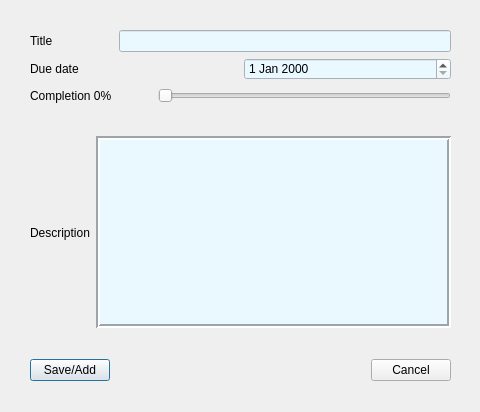
<?xml version="1.0" encoding="UTF-8"?>
<ui version="4.0">
 <class>AddTask</class>
 <widget class="QDialog" name="AddTask">
  <property name="geometry">
   <rect>
    <x>0</x>
    <y>0</y>
    <width>480</width>
    <height>412</height>
   </rect>
  </property>
  <property name="windowTitle">
   <string>Dialog</string>
  </property>
  <property name="styleSheet">
   <string notr="true"/>
  </property>
  <widget class="QWidget" name="layoutWidget">
   <property name="geometry">
    <rect>
     <x>30</x>
     <y>30</y>
     <width>421</width>
     <height>351</height>
    </rect>
   </property>
   <layout class="QVBoxLayout" name="verticalLayout">
    <item>
     <layout class="QHBoxLayout" name="horizontalLayout">
      <item>
       <widget class="QLabel" name="label">
        <property name="text">
         <string>Title</string>
        </property>
       </widget>
      </item>
      <item>
       <spacer name="horizontalSpacer_2">
        <property name="orientation">
         <enum>Qt::Horizontal</enum>
        </property>
        <property name="sizeType">
         <enum>QSizePolicy::Preferred</enum>
        </property>
        <property name="sizeHint" stdset="0">
         <size>
          <width>60</width>
          <height>20</height>
         </size>
        </property>
       </spacer>
      </item>
      <item>
       <widget class="QLineEdit" name="titleEdit">
        <property name="styleSheet">
         <string notr="true">background-color: rgb(234, 248, 255);</string>
        </property>
       </widget>
      </item>
     </layout>
    </item>
    <item>
     <layout class="QHBoxLayout" name="horizontalLayout_2">
      <item>
       <widget class="QLabel" name="label_2">
        <property name="text">
         <string>Due date</string>
        </property>
       </widget>
      </item>
      <item>
       <widget class="QDateEdit" name="dateEdit">
        <property name="styleSheet">
         <string notr="true">background-color: rgb(234, 248, 255);</string>
        </property>
        <property name="frame">
         <bool>true</bool>
        </property>
       </widget>
      </item>
     </layout>
    </item>
    <item>
     <layout class="QHBoxLayout" name="horizontalLayout_3">
      <item>
       <widget class="QLabel" name="lblCompletion">
        <property name="text">
         <string>Completion 0%</string>
        </property>
       </widget>
      </item>
      <item>
       <spacer name="horizontalSpacer_3">
        <property name="orientation">
         <enum>Qt::Horizontal</enum>
        </property>
        <property name="sizeType">
         <enum>QSizePolicy::Preferred</enum>
        </property>
        <property name="sizeHint" stdset="0">
         <size>
          <width>40</width>
          <height>20</height>
         </size>
        </property>
       </spacer>
      </item>
      <item>
       <widget class="QSlider" name="completionSlider">
        <property name="styleSheet">
         <string notr="true">font: 9pt &quot;MS Shell Dlg 2&quot;;</string>
        </property>
        <property name="orientation">
         <enum>Qt::Horizontal</enum>
        </property>
       </widget>
      </item>
     </layout>
    </item>
    <item>
     <layout class="QHBoxLayout" name="horizontalLayout_4">
      <item>
       <widget class="QLabel" name="label_4">
        <property name="lineWidth">
         <number>2</number>
        </property>
        <property name="text">
         <string>Description</string>
        </property>
       </widget>
      </item>
      <item alignment="Qt::AlignVCenter">
       <widget class="QPlainTextEdit" name="plainTextEdit">
        <property name="styleSheet">
         <string notr="true">background-color: rgb(234, 248, 255);</string>
        </property>
        <property name="frameShape">
         <enum>QFrame::Box</enum>
        </property>
        <property name="lineWidth">
         <number>2</number>
        </property>
       </widget>
      </item>
     </layout>
    </item>
    <item>
     <layout class="QHBoxLayout" name="horizontalLayout_5">
      <item>
       <widget class="QPushButton" name="saveAddbtn">
        <property name="styleSheet">
         <string notr="true"/>
        </property>
        <property name="text">
         <string>Save/Add</string>
        </property>
       </widget>
      </item>
      <item>
       <spacer name="horizontalSpacer">
        <property name="orientation">
         <enum>Qt::Horizontal</enum>
        </property>
        <property name="sizeHint" stdset="0">
         <size>
          <width>168</width>
          <height>20</height>
         </size>
        </property>
       </spacer>
      </item>
      <item>
       <widget class="QPushButton" name="cancelbtn">
        <property name="text">
         <string>Cancel</string>
        </property>
        <property name="flat">
         <bool>false</bool>
        </property>
       </widget>
      </item>
     </layout>
    </item>
   </layout>
  </widget>
 </widget>
 <resources/>
 <connections/>
</ui>
